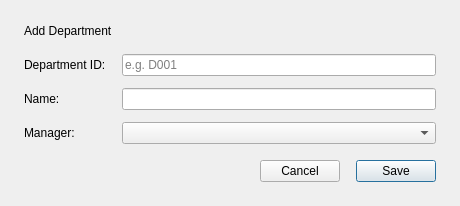
<?xml version='1.0' encoding='UTF-8'?>
<ui version="4.0">
 <class>Dialog</class>
 <widget class="QDialog" name="Dialog">
  <property name="geometry">
   <rect>
    <x>0</x>
    <y>0</y>
    <width>460</width>
    <height>100</height>
   </rect>
  </property>
  <property name="windowTitle">
   <string>Add Department</string>
  </property>
  <property name="modal">
   <bool>true</bool>
  </property>
  <layout class="QVBoxLayout" name="layoutMain">
   <property name="leftMargin">
    <number>24</number>
   </property>
   <property name="topMargin">
    <number>24</number>
   </property>
   <property name="rightMargin">
    <number>24</number>
   </property>
   <property name="bottomMargin">
    <number>24</number>
   </property>
   <property name="spacing">
    <number>16</number>
   </property>
   <item>
    <widget class="QLabel" name="labelTitle">
     <property name="text">
      <string>Add Department</string>
     </property>
    </widget>
   </item>
   <item>
    <layout class="QFormLayout" name="formLayout">
     <property name="horizontalSpacing">
      <number>16</number>
     </property>
     <property name="verticalSpacing">
      <number>12</number>
     </property>
     <property name="fieldGrowthPolicy">
      <enum>QFormLayout::AllNonFixedFieldsGrow</enum>
     </property>
     <item row="0" column="0">
      <widget class="QLabel" name="label_0">
       <property name="text">
        <string>Department ID:</string>
       </property>
      </widget>
     </item>
     <item row="0" column="1">
      <widget class="QLineEdit" name="lineEditDepartmentId">
       <property name="placeholderText">
        <string>e.g. D001</string>
       </property>
      </widget>
     </item>
     <item row="1" column="0">
      <widget class="QLabel" name="label_1">
       <property name="text">
        <string>Name:</string>
       </property>
      </widget>
     </item>
     <item row="1" column="1">
      <widget class="QLineEdit" name="lineEditDepartmentName" />
     </item>
     <item row="2" column="0">
      <widget class="QLabel" name="label_2">
       <property name="text">
        <string>Manager:</string>
       </property>
      </widget>
     </item>
     <item row="2" column="1">
      <widget class="QComboBox" name="comboManager" />
     </item>
    </layout>
   </item>
   <item>
    <layout class="QHBoxLayout" name="layoutButtons">
     <item>
      <spacer name="spacerButtons">
       <property name="orientation">
        <enum>Qt::Horizontal</enum>
       </property>
       <property name="sizeHint" stdset="0">
        <size>
         <width>40</width>
         <height>20</height>
        </size>
       </property>
      </spacer>
     </item>
     <item>
      <widget class="QPushButton" name="buttonCancel">
       <property name="text">
        <string>Cancel</string>
       </property>
      </widget>
     </item>
     <item>
      <widget class="QPushButton" name="buttonSave">
       <property name="text">
        <string>Save</string>
       </property>
       <property name="default">
        <bool>true</bool>
       </property>
      </widget>
     </item>
    </layout>
   </item>
  </layout>
 </widget>
 <resources />
 <connections />
</ui>
